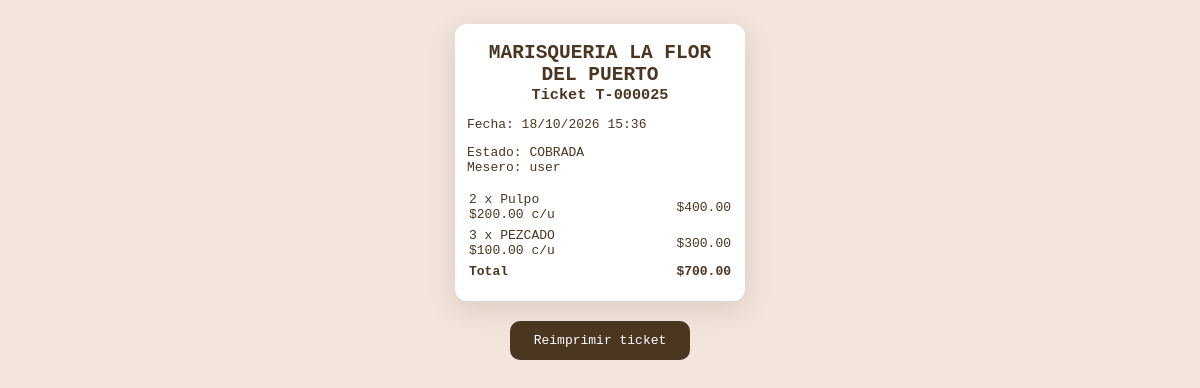
/auditoria/ticket/25 (signed in), run on the app's committed database.
### models.py (models this page shows)
class Pedidos(db.Model):
    id = db.Column(db.Integer, primary_key=True)
    folio = db.Column(db.String(20), unique=True, nullable=True)
    solicitud_id = db.Column(db.String(64), unique=True, nullable=True)
    estado = db.Column(db.String(20), default='ABIERTA')  # ABIERTA, ENVIADA_A_CAJA, COBRADA, CANCELADA
    state = db.Column(db.String(20), default='pendiente')  # Mantener por compatibilidad
    fecha = db.Column(db.DateTime, default=datetime.now)
    fecha_cobro = db.Column(db.DateTime, nullable=True)
    products = db.Column(db.JSON)
    total = db.Column(db.Float)
    usuario_id = db.Column(db.String(80), db.ForeignKey('users.username'), nullable=False)
    cajero_id = db.Column(db.String(80), db.ForeignKey('users.username'), nullable=True)

### app.py (the view)
        def wrapped(*args, **kwargs):
            if 'username' not in session:
                return redirect(url_for('login'))
            if session.get('tipo_usuario') not in allowed_roles:
                abort(403)
            return f(*args, **kwargs)

### app.py (called while the page is built)
def usuario_actual():
    usuario = Users.query.filter_by(username=session.get('username'), activo=True).populate_existing().first()
    if not usuario or session.get('version_sesion', 0) != usuario.version_sesion:
        return None
    return usuario

@app.after_request
def cabeceras_seguridad(respuesta):
    respuesta.headers['X-Content-Type-Options'] = 'nosniff'
    respuesta.headers['X-Frame-Options'] = 'DENY'
    respuesta.headers['Referrer-Policy'] = 'same-origin'
    if request.endpoint != 'static':
        respuesta.headers['Cache-Control'] = 'no-store'
    return respuesta

def role_required(*allowed_roles):
    def decorator(f):
        def wrapped(*args, **kwargs):
            if 'username' not in session:
                return redirect(url_for('login'))
            if session.get('tipo_usuario') not in allowed_roles:
                abort(403)
            return f(*args, **kwargs)
        wrapped.__name__ = f.__name__
        wrapped.allowed_roles = allowed_roles
        return wrapped
    return decorator

@app.route('/auditoria/ticket/<int:pedido_id>')
@role_required('admin')
def ticket_auditoria(pedido_id):
    pedido = Pedidos.query.get_or_404(pedido_id)
    return render_template('ticket.html', pedido=pedido, vista_auditoria=True)

### templates/ticket.html (shortened to what this page needs)
<!DOCTYPE html>
<html>
<head>
</head>
<body>
    <div class="ticket-contenido">
    <h2>MARISQUERIA LA FLOR DEL PUERTO</h2>
    <h3>Ticket {{ pedido.folio or pedido.id }}</h3>
    <p>Fecha: {{ pedido.fecha.strftime('%d/%m/%Y %H:%M') }}</p>
    {% if vista_auditoria %}
    <p>Estado: {{ pedido.estado }}<br>Mesero: {{ pedido.usuario_id }}</p>
    {% endif %}
    <table>
        {% for producto in pedido.products or [] %}
        <tr>
            <td>{{ producto.cantidad }} x {{ producto.nombre }}<br>${{ '%.2f'|format(producto.precio) }} c/u</td>
            <td style="text-align:right;">${{ '%.2f'|format(producto.precio * producto.cantidad) }}</td>
        </tr>
        {% endfor %}
        <tr class="total">
            <td>Total</td>
            <td style="text-align:right;">${{ '%.2f'|format(pedido.total) }}</td>
        </tr>
    </table>
    </div>
    {% if vista_auditoria %}
    <div class="ticket-acciones">
        <button type="button" onclick="window.print()">Reimprimir ticket</button>
    </div>
    {% else %}
    <script>
        window.print(); // Imprime automáticamente al abrir
    </script>
    {% endif %}
</body>
</html>

### data on the page
Pedidos: folio "T-000025", fecha "18/10/2026 15:36", estado "COBRADA", usuario_id "user", total "700.00"

### other printed values
{{ producto.cantidad }} "2" "3"
{{ producto.nombre }} "Pulpo" "PEZCADO"
{{ '%.2f'|format(producto.precio) }} "200.00" "100.00"
{{ '%.2f'|format(producto.precio * producto.cantidad) }} "400.00" "300.00"
